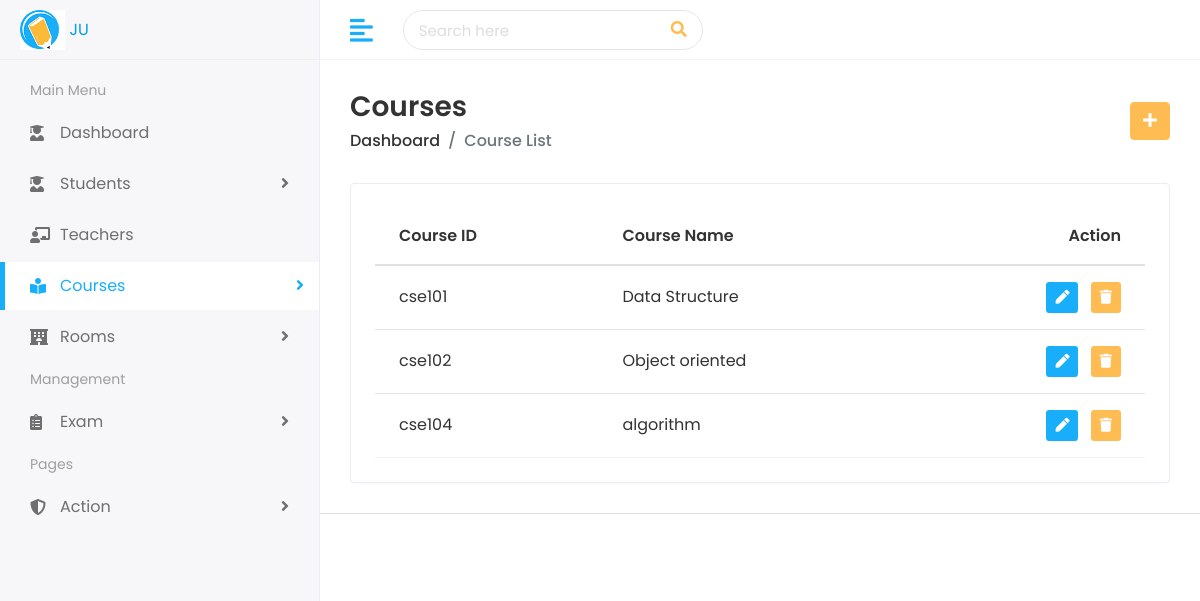
/teacher/courselist.php (signed in), run on the app's committed database.
### tables this page shows
CREATE TABLE `course` (
  `courseid` varchar(500) NOT NULL,
  `name` text NOT NULL
);

### teacher/courselist.php (the view, shortened to what this page needs)
<?php
include("header.php");
?>
<div class="page-wrapper">
    <div class="content container-fluid">
        <div class="page-header">
            <div class="row align-items-center">
                <div class="col">
                    <h3 class="page-title">Courses</h3>
                    <ul class="breadcrumb">
                        <li class="breadcrumb-item"><a href="index.html">Dashboard</a></li>
                        <li class="breadcrumb-item active">Course List</li>
                    </ul>
                </div>
                <div class="col-auto text-right float-right ml-auto">
                    <a href="courseAdd.php" class="btn btn-primary"><i class="fas fa-plus"></i></a>
                </div>
            </div>
        </div>
        <div class="row">
            <div class="col-sm-12">
                <div class="card card-table">
                    <div class="card-body">
                        <div class="table-responsive">
                            <table class="table table-hover table-center mb-0 datatable">
                                <thead>
                                    <tr>
                                        <th>Course ID</th>
                                        <th>Course Name</th>
                                        <th class="text-right">Action</th>
                                    </tr>
                                </thead>
                                <tbody>
                                    <?php
                                    $query = "select * from course;";
                                    $result = $conn->query($query);
                                    if ($result->num_rows > 0) {
                                        while ($row = $result->fetch_assoc()) {
                                            $courseid  = $row['courseid'];
                                            $name = $row['name'];
                                    ?>
                                            <tr>
                                                <td><?php echo $courseid   ?></td>
                                                <td><?php echo $name  ?></td>
                                                <td class="text-right">
                                                    <div class="actions">
                                                        <a href="courseedit.php?courseid=<?php echo $courseid  ?>" class="btn btn-sm bg-success-light mr-2">
                                                            <i class="fas fa-pen"></i>
                                                        </a>
                                                        <a href="coursedeletecore.php?courseid=<?php echo $courseid  ?>" class="btn btn-sm bg-danger-light">
                                                            <i class="fas fa-trash"></i>
                                                        </a>
                                                    </div>
                                                </td>
                                            </tr>
                                    <?php }
                                    } ?>
                                </tbody>
                            </table>
                        </div>
                    </div>
                </div>
            </div>
        </div>
    </div>
    <?php
    include("footer.php");
    ?>

### teacher/assets/css/style.css (style rules this page uses)
html { height: 100%; }
body { background-color: #fff; color: #333; font-family: 'Poppins', sans-serif; font-size: 1rem; height: 100%; line-height: 1.5; overflow-x: hidden; }
h1, h2, h3, h4, h5, h6 { font-family: 'Poppins', sans-serif; margin-top: 0; }
a { color: #009ce7; }
input, button, a { transition: all 0.4s ease; -moz-transition: all 0.4s ease; -o-transition: all 0.4s ease; -ms-transition: all 0.4s ease; -webkit-transition: all 0.4s ease; }
ul, ol { padding: 0px; list-style: none; }
.table { color: #333; max-width: 100%; margin-bottom: 0; width: 100%; }
.table thead tr th { font-weight: 600; }
.table tbody tr { border-bottom: 1px solid rgba(0, 0, 0, 0.05); }
.table.table-center td, .table.table-center th { vertical-align: middle; }
.card-table .card-body .table > thead > tr > th { border-top: 0; }
.card-table .card-body .table tr td:first-child, .card-table .card-body .table tr th:first-child { padding-left: 1.5rem; }
.card-table .card-body .table tr td:last-child, .card-table .card-body .table tr th:last-child { padding-right: 1.5rem; }
.card-table .table td, .card-table .table th { border-top: 1px solid #e2e5e8; padding: 1rem 0.75rem; white-space: nowrap; }
.btn-primary { background-color: #FFBC53; border: 1px solid #FFBC53; }
.card { border: 1px solid #ececf5; box-shadow: 0 1px 3px 0 rgba(0, 0, 0, 0.03); margin-bottom: 1.875rem; }
.card-body { padding: 1.5rem; }
.bg-danger-light { background-color:#FFBC53 !important; color:#fff !important; }
.bg-success-light { background-color: #18aefa; color: #fff; }
.page-wrapper { margin-left: 320px; padding-top: 60px; position: relative; transition: all 0.4s ease; }
.page-wrapper > .content { padding: 1.875rem 1.875rem 0; }
.page-header { margin-bottom: 1.875rem; }
.page-header .breadcrumb { background-color: transparent; color: #6c757d; font-size: 1rem; font-weight: 500; margin-bottom: 0; padding: 0; }
.page-header .breadcrumb a { color: #333; }
.page-title { font-size: 28px; font-weight: 600; color: #333; margin-bottom: 5px; }

### data on the page
course: courseid "cse101", name "Data Structure"
course: courseid "cse102", name "Object oriented"
course: courseid "cse104", name "algorithm"
